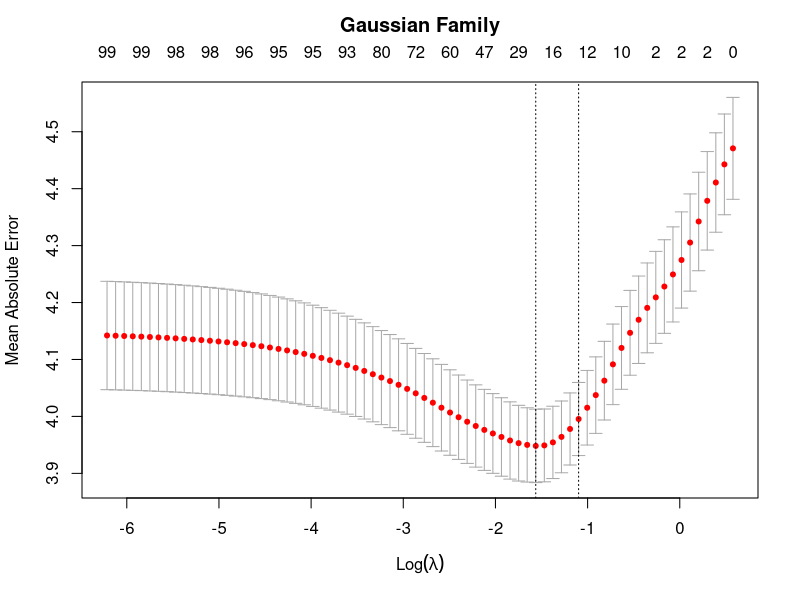

Source code (R):
# 加载带有惩罚项的广义线性模型
library("glmnet")
# 设置工作路径
setwd("D:\\softwares\\applied statistics\\rcodelearning\\chap44\\sourcecode")
# 生成数据
set.seed(1010)
n <- 1000
p <- 100
# 维度截取整数
nzc <- trunc(p / 10)
# 生成数据x
x <- matrix(rnorm(n * p), n, p)
# 生成真实的系数
beta <- rnorm(nzc)
# 生成真实的y
fx <- x[, seq(nzc)] %*% beta
eps <- rnorm(n) * 5
y <- drop(fx + eps)
# 构建CV的lasso回归模型
cvob <- cv.glmnet(x, y, type.measure = "mae")
dev.new()
pdf("../codeimage/code2.pdf")
# 绘制系数路径图
plot(cvob)
title("Gaussian Family", line = 2.5)
dev.off()
dev.off()
# 输出模型的系数
print(coef(cvob))
# 找到mse最小的lambda对应的预测值
pred <- predict(cvob, newx = x[1:5, ], s = "lambda.min")
print(pred)
# 保存工作空间
save.image("R6.RData")
